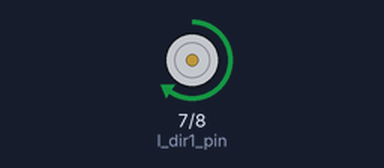
A sketch run on a simulated Arduino Uno, built with avr-gcc and run on an emulated ATmega328P. Parts: motor-driver pin pairs drawn as motors (green arrow = first pin HIGH = forward, orange = second pin HIGH = backward, longer = more drive, scaled by the enable pin).

Above: at 0.5 s.
At 2.5 s:
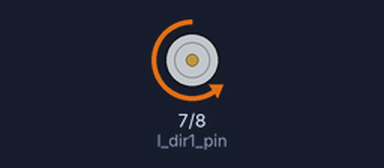
At 3.5 s:
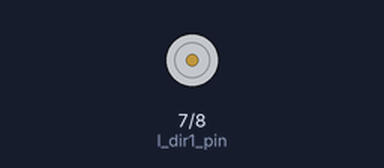
Timing chart, 0 to 5.2 s (numbered marks = the images above):
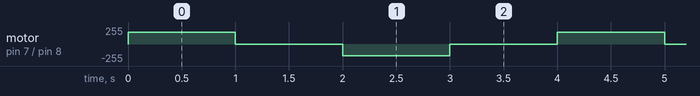

The sketch:

test_motor.ino
```cpp
// ===== Motor Pin =====
#define l_dir1_pin 7
#define l_dir2_pin 8
#define l_pwm_pin  9


void setup() {
  Serial.begin(115200);
  pinMode(l_dir1_pin, OUTPUT);
  pinMode(l_dir2_pin, OUTPUT);
  pinMode(l_pwm_pin, OUTPUT);
}

void loop() {
  // สลับทิศทางทุก 2 วินาที

  digitalWrite(l_dir1_pin, HIGH);
  digitalWrite(l_dir2_pin, LOW);
  analogWrite(l_pwm_pin, 175);
  delay(1000);

  digitalWrite(l_dir1_pin, LOW);
  digitalWrite(l_dir2_pin, LOW);
  analogWrite(l_pwm_pin, 0);
  delay(1000);

  digitalWrite(l_dir1_pin, LOW);
  digitalWrite(l_dir2_pin, HIGH);
  analogWrite(l_pwm_pin, 175);
  delay(1000);

  digitalWrite(l_dir1_pin, LOW);
  digitalWrite(l_dir2_pin, LOW);
  analogWrite(l_pwm_pin, 0);
  delay(1000);

}
```

Measured:
- by itself, motor on pin 7 (l_dir1_pin) / pin 8 (l_dir2_pin): repeats every 4.0 s: stopped 1.0 s, backward 175/255 1.0 s, stopped 1.0 s, forward 175/255 1.0 s
